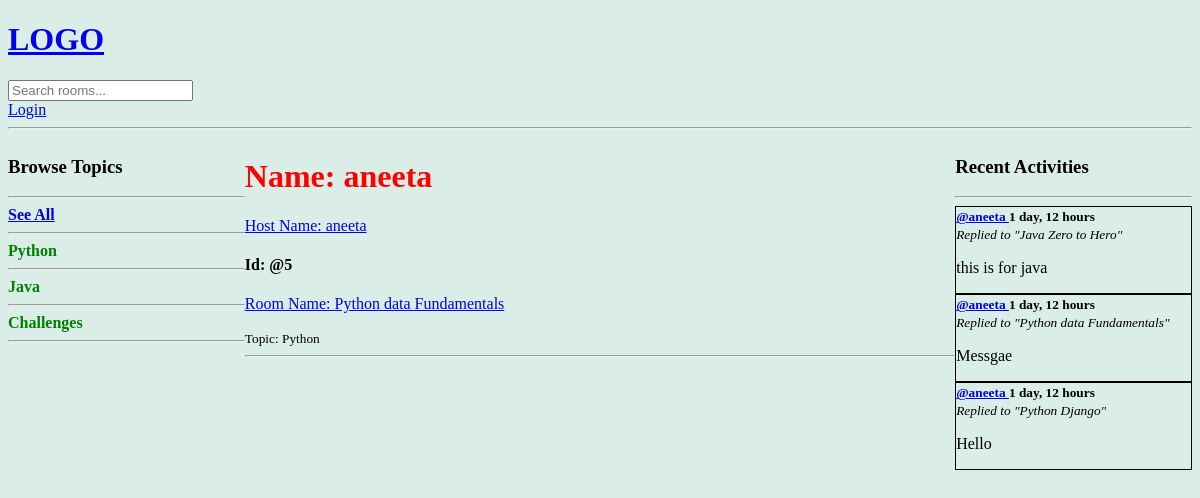
The page /profile/1 on the database as committed earlier.
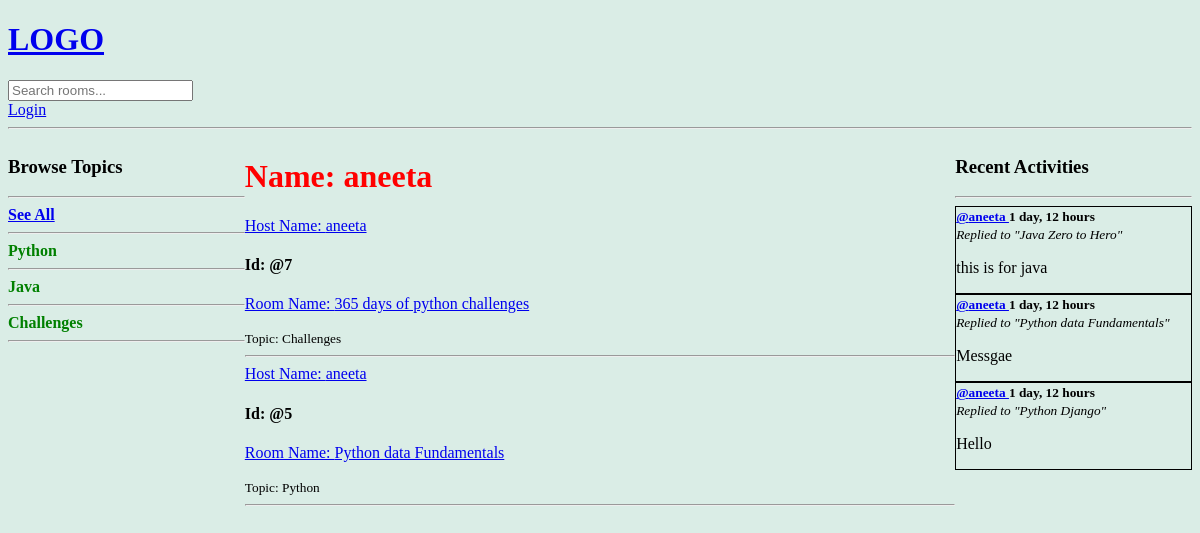
The same page on the database as committed later.
### base/models.py (models this page shows, shortened)
class Topic(models.Model):
    name = models.CharField(max_length=200)

class Room(models.Model):
    host = models.ForeignKey(User, on_delete=models.SET_NULL, null = True)
    topic = models.ForeignKey(Topic, on_delete=models.SET_NULL, null = True)
    name = models.CharField(max_length=100)
    description = models.TextField(null=True, blank=True)
    participants = models.ManyToManyField(User, related_name='participants', blank= True)  #related name as the user is used already
    updated = models.DateTimeField(auto_now=True)
    created = models.DateTimeField(auto_now_add=True)
    class Meta:
        ordering = ['-updated', '-created']
    def __str__(self):
        return self.name

class Message(models.Model):
    user = models.ForeignKey(User, on_delete=models.CASCADE)
    room = models.ForeignKey(Room, on_delete=models.CASCADE)
    body = models.TextField()
    updated = models.DateTimeField(auto_now=True)
    created = models.DateTimeField(auto_now_add=True)
    class Meta:
        ordering = ['-updated', '-created']
    def __str__(self):
        return self.body[0:50]

### base/views.py (the view)
# urls.py: path('profile/<str:pk>', views.userProfile, name="userProfile"),
def userProfile(request, pk):
    user = User.objects.get(id=pk)
    rooms = user.room_set.all()
    message = user.message_set.all()
    topics = Topic.objects.all()
    context = {'user':user, 'r': rooms, 'msg': message, 'topics':topics}
    return render(request, 'base/profile.html', context)

### base/templates/base/profile.html (shortened to what this page needs)
{% extends 'main.html' %}
{% block content %}
<div class="profile-container">
    <div>
        {% include "base/topics.html" %}
    </div>
    <div>
        <h1 style="color:red"> Name: {{user.username}} </h1>
        {% include "base/feed.html" %}
    </div>
    <div>
        {% include "base/activity.html" %}
    </div>
</div>
{% endblock content %}

### base/templates/base/topics.html
<h3> Browse Topics </h3>
<hr>
<div>
    <a style="font-weight: 600" href="{% url 'home' %}"> See All </a>
</div>
<hr>
{% for topic in topics %}
    <div>
        <a style="text-decoration: none; color: green; font-weight: 600" href="{% url 'home' %}?q={{topic.name}}"> {{topic.name}} </a>
    </div>
    <hr>
{% endfor %}

### base/templates/base/feed.html (shortened to what this page needs)
{% for i in r %}
<div>
    <a href="{% url 'userProfile' i.host.id %}">Host Name: {{i.host.username}} </span> </a>
    <h4> Id: @{{i.id}} </h4>
    <p> <a href="{% url 'room' i.id%}"> Room Name: {{i.name}} </a> </p>
    <small>Topic: {{i.topic.name}} </small> <br>
</div>
<hr>
{% endfor %}

### base/templates/base/activity.html (shortened to what this page needs)
<h3> Recent Activities </h3>
<hr>
{% for msg in msg %}
<div style="border: 1px solid">
    <small> <b> <a href="{% url 'userProfile' msg.user.id %}"> @{{msg.user}} </a>  {{msg.created|timesince}}  </b> </small> <br>
    <small > <i> Replied to "{{msg.room}}" </i> </small>
    <p> {{msg}} </p>
</div>
{% endfor %}

Rows that differ between the two databases and show on the page:
added Room: host.username "aneeta", id "7", name "365 days of python challenges", topic.name "Challenges"
